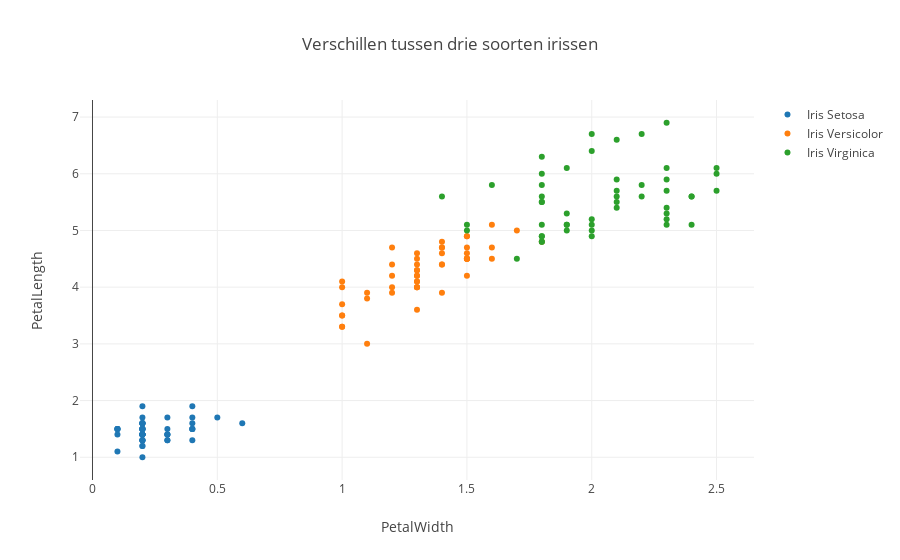

The notebook cell saved with this chart:
### Code cell
# Maak een trace voor iedere subset bestaande uit de verschillende irissen

trace1 = go.Scatter(
    x = iris_df[iris_df['Name'] == 'Iris-setosa']['PetalWidth'],
    y = iris_df[iris_df['Name'] == 'Iris-setosa']['PetalLength'],
    mode = 'markers',
    name = 'Iris Setosa'
)

trace2 = go.Scatter(
    x = iris_df[iris_df['Name'] == 'Iris-versicolor']['PetalWidth'],
    y = iris_df[iris_df['Name'] == 'Iris-versicolor']['PetalLength'],
    mode = 'markers',
    name = 'Iris Versicolor'
)

trace3 = go.Scatter(
    x = iris_df[iris_df['Name'] == 'Iris-virginica']['PetalWidth'],
    y = iris_df[iris_df['Name'] == 'Iris-virginica']['PetalLength'],
    mode = 'markers',
    name = 'Iris Virginica'
)

layout = go.Layout(
    title=go.layout.Title(
        text='Verschillen tussen drie soorten irissen',
    ),
    xaxis=go.layout.XAxis(
        title=go.layout.xaxis.Title(
            text='PetalWidth',
        ),
    ),
    yaxis = go.layout.YAxis(
        title=go.layout.yaxis.Title(
            text='PetalLength',
        ),
    )
)

fig = go.Figure(data=[trace1, trace2, trace3], layout=layout)
iplot(fig)

### Figure 1 — Plotly figure (JSON) as saved in the notebook; plotly's stock layout.template omitted (floating-point values rounded to 4 significant figures)
{"data": [{"mode": "markers", "name": "Iris Setosa", "type": "scatter", "uid": "a0d2405f-4a73-44c2-b3bc-14352bacae69", "x": [0.2, 0.2, 0.2, 0.2, 0.2, 0.4, 0.3, 0.2, 0.2, 0.1, 0.2, 0.2, 0.1, 0.1, 0.2, 0.4, 0.4, 0.3, 0.3, 0.3, 0.2, 0.4, 0.2, 0.5, 0.2, 0.2, 0.4, 0.2, 0.2, 0.2, 0.2, 0.4, 0.1, 0.2, 0.1, 0.2, 0.2, 0.1, 0.2, 0.2, 0.3, 0.3, 0.2, 0.6, 0.4, 0.3, 0.2, 0.2, 0.2, 0.2], "y": [1.4, 1.4, 1.3, 1.5, 1.4, 1.7, 1.4, 1.5, 1.4, 1.5, 1.5, 1.6, 1.4, 1.1, 1.2, 1.5, 1.3, 1.4, 1.7, 1.5, 1.7, 1.5, 1, 1.7, 1.9, 1.6, 1.6, 1.5, 1.4, 1.6, 1.6, 1.5, 1.5, 1.4, 1.5, 1.2, 1.3, 1.5, 1.3, 1.5, 1.3, 1.3, 1.3, 1.6, 1.9, 1.4, 1.6, 1.4, 1.5, 1.4]}, {"mode": "markers", "name": "Iris Versicolor", "type": "scatter", "uid": "e1409ff5-4048-4ecd-b7bf-f99a52a42458", "x": [1.4, 1.5, 1.5, 1.3, 1.5, 1.3, 1.6, 1, 1.3, 1.4, 1, 1.5, 1, 1.4, 1.3, 1.4, 1.5, 1, 1.5, 1.1, 1.8, 1.3, 1.5, 1.2, 1.3, 1.4, 1.4, 1.7, 1.5, 1, 1.1, 1, 1.2, 1.6, 1.5, 1.6, 1.5, 1.3, 1.3, 1.3, 1.2, 1.4, 1.2, 1, 1.3, 1.2, 1.3, 1.3, 1.1, 1.3], "y": [4.7, 4.5, 4.9, 4, 4.6, 4.5, 4.7, 3.3, 4.6, 3.9, 3.5, 4.2, 4, 4.7, 3.6, 4.4, 4.5, 4.1, 4.5, 3.9, 4.8, 4, 4.9, 4.7, 4.3, 4.4, 4.8, 5, 4.5, 3.5, 3.8, 3.7, 3.9, 5.1, 4.5, 4.5, 4.7, 4.4, 4.1, 4, 4.4, 4.6, 4, 3.3, 4.2, 4.2, 4.2, 4.3, 3, 4.1]}, {"mode": "markers", "name": "Iris Virginica", "type": "scatter", "uid": "52c937db-683f-49de-a94a-f9efea1ea519", "x": [2.5, 1.9, 2.1, 1.8, 2.2, 2.1, 1.7, 1.8, 1.8, 2.5, 2, 1.9, 2.1, 2, 2.4, 2.3, 1.8, 2.2, 2.3, 1.5, 2.3, 2, 2, 1.8, 2.1, 1.8, 1.8, 1.8, 2.1, 1.6, 1.9, 2, 2.2, 1.5, 1.4, 2.3, 2.4, 1.8, 1.8, 2.1, 2.4, 2.3, 1.9, 2.3, 2.5, 2.3, 1.9, 2, 2.3, 1.8], "y": [6, 5.1, 5.9, 5.6, 5.8, 6.6, 4.5, 6.3, 5.8, 6.1, 5.1, 5.3, 5.5, 5, 5.1, 5.3, 5.5, 6.7, 6.9, 5, 5.7, 4.9, 6.7, 4.9, 5.7, 6, 4.8, 4.9, 5.6, 5.8, 6.1, 6.4, 5.6, 5.1, 5.6, 6.1, 5.6, 5.5, 4.8, 5.4, 5.6, 5.1, 5.1, 5.9, 5.7, 5.2, 5, 5.2, 5.4, 5.1]}], "layout": {"title": {"text": "Verschillen tussen drie soorten irissen"}, "xaxis": {"title": {"text": "PetalWidth"}}, "yaxis": {"title": {"text": "PetalLength"}}}}
